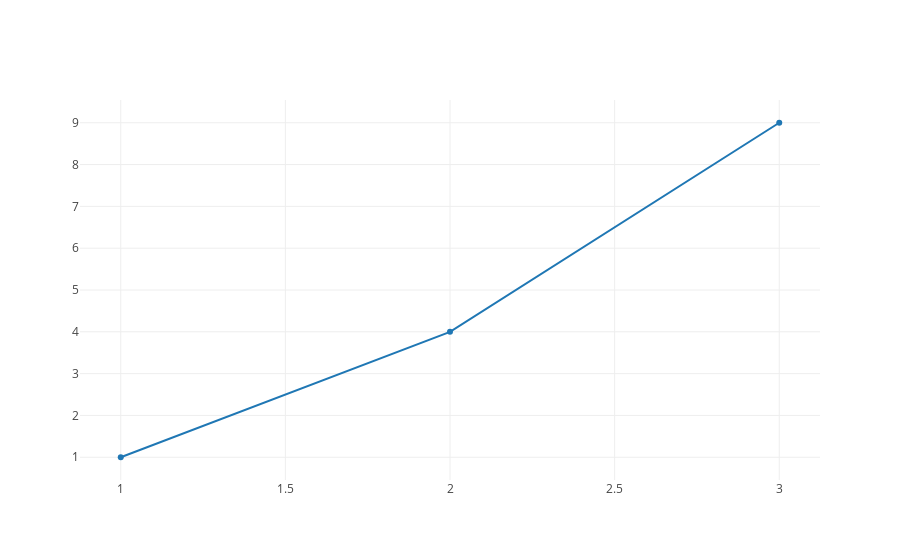

The notebook cell this image was saved under:
### Code cell
iplot([{"x": [1, 2, 3], "y":[1, 4, 9]}])

### Figure 1 — Plotly figure (JSON) as saved in the notebook; plotly's stock layout.template omitted (floating-point values rounded to 4 significant figures)
{"data": [{"type": "scatter", "uid": "50416700-c2b4-11e8-8a2e-a45e60b97847", "x": [1, 2, 3], "y": [1, 4, 9]}], "layout": {}}
